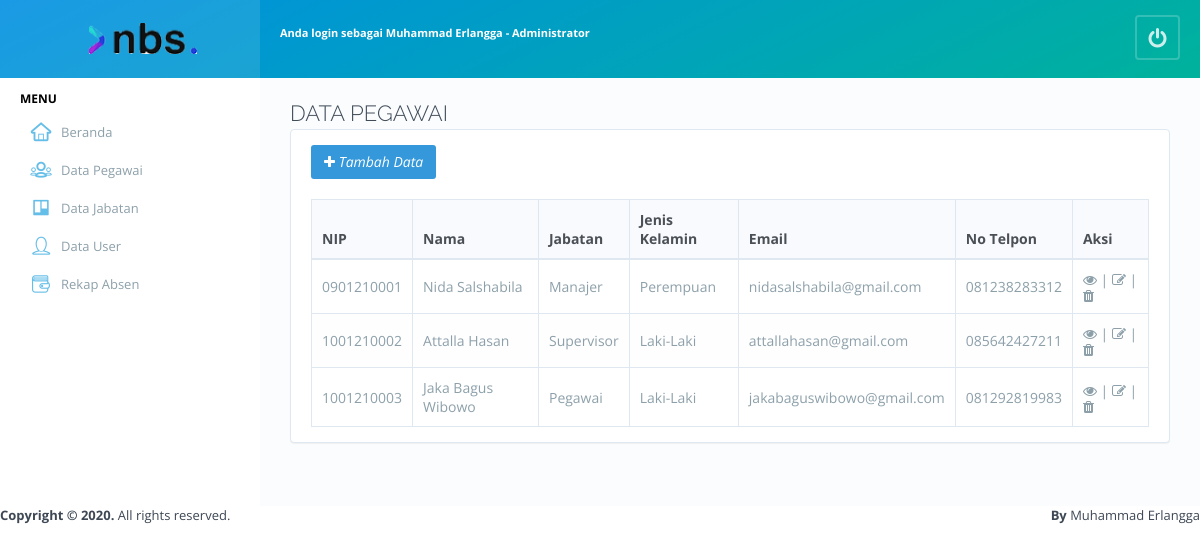
/admin/pegawai.php (signed in), run on the app's committed database.
### tables this page shows
CREATE TABLE IF NOT EXISTS `tbl_pegawai` (
  `nip` varchar(10) NOT NULL,
  `id_jabatan` int(11) NOT NULL,
  `nama_pegawai` varchar(100) NOT NULL,
  `tgl_lahir` date NOT NULL,
  `jenis_kelamin` varchar(1) NOT NULL,
  `agama` varchar(30) NOT NULL,
  `alamat` text NOT NULL,
  `no_telp` varchar(13) NOT NULL,
  `email` varchar(100) NOT NULL,
  `password` varchar(255) NOT NULL,
  `foto` varchar(255) NOT NULL,
  `aktif` varchar(2) NOT NULL,
  `id_admin` int(11) NOT NULL
);

CREATE TABLE IF NOT EXISTS `tbl_jabatan` (
`id_jabatan` int(11) NOT NULL,
  `nama_jabatan` varchar(50) NOT NULL
);

### admin/pegawai.php (the view, shortened to what this page needs)
<?php
$nama=$_SESSION["nama"];
?>
<!DOCTYPE html>
<html lang="en">
<head>
<?php include('include/css.php');?>
</head>
    <body>
    <div id="page-wrapper">
        <div id="page-header" class="bg-gradient-9">
    <div id="header-logo" class="logo-bg">
        <a href="././dashboard" class="logo-content-big" title="Attendance App">
        </a>
    </div>
    <div id="header-nav-left">
    <div class="user-account-btn dropdown">
   <span class="bs-badge"><strong>Anda login sebagai <?php echo $nama; ?> - Administrator</strong></span>
    </div>
    </div>
    <div id="header-nav-right">
        <div class="dropdown">
            <a href="././logout" data-placement="bottom" class="popover-button-header tooltip-button" title="Logout">
                <i class="glyph-icon icon-power-off"></i>
            </a>
        </div>
    </div>
</div>
        <div id="page-sidebar">
    <div class="scroll-sidebar">
<?php
include('include/menu.php');
?>
    </div>
</div>
<div id="page-content-wrapper">
            <div id="page-content">
                    <div class="container">
<div id="page-title">
    <h2>Data Pegawai</h2>
<div class="panel">
<div class="panel-body">
    <div class="example-box-wrapper">
    <button class="btn btn-info btn-md" data-toggle="modal" data-target="#ModalAdd">
                        <i class="glyph-icon icon-plus"> Tambah Data</i>
                    </button>
<table id="data" class="table table-striped table-bordered responsive no-wrap" cellspacing="0" width="100%">
<thead>
<tr>
<th>NIP</th>
    <th>Nama</th>
    <th>Jabatan</th>
    <th>Jenis Kelamin</th>
    <th>Email</th>
    <th>No Telpon</th>
    <th>Aksi</th>
</tr>
</thead>
<tbody>
    <?php
    include('include/koneksi.php');
        $pegawai = mysqli_query ($konek, "SELECT a.nip, a.nama_pegawai, a.id_jabatan, a.jenis_kelamin, a.email, a.no_telp, b.nama_jabatan FROM tbl_pegawai a JOIN tbl_jabatan b ON a.id_jabatan=b.id_jabatan WHERE a.nip");
                while ($hasil = mysqli_fetch_array ($pegawai)){
                            ?>
                                <tr>
                                    <td><?=$hasil['nip'];?></td>
                                    <td><?=$hasil['nama_pegawai'];?></td>
                                    <td><?=$hasil['nama_jabatan'];?></td>
                                    <td><?=$hasil['jenis_kelamin'] == 'L' ? 'Laki-Laki' : 'Perempuan';?></td>
                                    <td><?=$hasil['email'];?></td>
                                    <td><?=$hasil['no_telp'];?></td>
                                    <td><a href="Detail-Pegawai?nip=<?=$hasil['nip'];?>" title="Detail"><i class="glyph-icon icon-eye" aria-hidden="true"></i></a> |
                                        <a href="#" class="open_modal" title="Ubah" id="<?=$hasil['nip'];?>"><i class="glyph-icon icon-edit" aria-hidden="true"></i></a> |
                                        <a href="Delete-Pegawai?nip=<?=$hasil['nip'];?>" title="Hapus" onclick="return confirm(\'Anda yakin akan menghapus <?=$hasil['nama_pegawai'];?>?\')"><span class="glyph-icon icon-trash" aria-hidden="true"></span></a>
                    </td>
                                </tr>
                                <?php
                        }
                    ?>
</tbody>
</table>
</div>
</div>
</div>
    </div>
    </div>
<?php include('include/footer.php');?>

### demo/monarch/assets/helpers/backgrounds.css (style rules this page uses)
.bg-gradient-1, .bg-gradient-2, .bg-gradient-3, .bg-gradient-4, .bg-gradient-5, .bg-gradient-6, .bg-gradient-7, .bg-gradient-8, .bg-gradient-9 { background-color: transparent !important; }
.bg-gradient-9 { background: -moz-linear-gradient(-65deg, #008fe2 0, #00b29c 100%); background: -webkit-gradient(linear, left top, right bottom, color-stop(0%, #008fe2), color-stop(100%, #00b29c)); background: -webkit-linear-gradient(-65deg, #008fe2 0, #00b29c 100%); background: -o-linear-gradient(-65deg, #008fe2 0, #00b29c 100%); background: -ms-linear-gradient(-65deg, #008fe2 0, #00b29c 100%); background: linear-gradient(154deg, #008fe2 0, #00b29c 100%); filter: progid: DXImageTransform.Microsoft.gradient(startColorstr='#008fe2', endColorstr='#00b29c', GradientType=1); }

### demo/monarch/assets/helpers/boilerplate.css (style rules this page uses)
html { font-family: sans-serif; -webkit-text-size-adjust: 100%; -ms-text-size-adjust: 100%; }
body { margin: 0; }
b, strong { font-weight: bold; }
button { margin: 0; }
button, input, select, textarea { font-family: inherit; font-size: 100%; }
button, input { line-height: normal; }
button, select { text-transform: none; }
button, html input[type='button'], input[type='reset'], input[type='submit'] { cursor: pointer; -webkit-appearance: button; }
table { border-spacing: 0; border-collapse: collapse; }
a { text-decoration: none; }
a, a:visited, a:focus, a:active, *:visited, *:focus, *:active { outline: none; }
html { font-size: 62.5%; -webkit-tap-highlight-color: rgba(0, 0, 0, 0); }
*, *:before, *:after { -webkit-box-sizing: border-box; -moz-box-sizing: border-box; box-sizing: border-box; }

### demo/monarch/assets/helpers/grid.css (style rules this page uses)
.container { margin-right: auto; margin-left: auto; }
@media (min-width: 768px) { .boxed-layout #page-wrapper, .boxed-layout #page-header, .container { max-width: 750px; } }
@media (min-width: 992px) { .boxed-layout #page-wrapper, .boxed-layout #page-header, .container { max-width: 970px; } }
@media (min-width: 1200px) { .boxed-layout #page-wrapper, .boxed-layout #page-header, .container { max-width: 1170px; } }

### demo/monarch/assets/helpers/typography.css (style rules this page uses)
h1, h2, h3, h4, h5, h6, .h1, .h2, .h3, .h4, .h5, .h6 { font-weight: 500; margin: 0; }
h2, .h2 { font-size: 26px; }

### demo/monarch/assets/helpers/colors.css (style rules this page uses)
.progress-bar-info, .bootstrap-switch-info, .checkbox-info div[id^='uniform-'] span.checked, .radio-info div[id^='uniform-'] span.checked, .badge-info, .label-info, .btn-info, .hover-blue:hover, .hover-info:hover, .bg-blue { color: #fff; border-color: #308dcc; background: #3498db; }
.table, .label-white, .bg-white { background: #fff; }

### demo/monarch/assets/elements/badges.css (style rules this page uses)
.badge, .bs-badge { font-size: 11px; font-weight: bold; line-height: 19px; display: inline-block; min-width: 20px; height: 20px; padding: 0 4px 0 5px; text-align: center; vertical-align: baseline; white-space: nowrap; color: #fff; border-radius: 10px; }

### demo/monarch/assets/elements/buttons.css (style rules this page uses)
.fc-button, .btn { font-size: 14px; font-weight: normal; position: relative; display: inline-block; padding: 0 12px; cursor: pointer; -webkit-user-select: none; -moz-user-select: none; -ms-user-select: none; user-select: none; text-align: center; white-space: nowrap; border-width: 1px; border-style: solid; border-color: transparent; background-image: none; -o-user-select: none; }
.fc-button, .btn, .size-md { line-height: 32px; height: 34px; min-width: 34px; }

### demo/monarch/assets/elements/content-box.css (style rules this page uses)
.panel { margin-bottom: 20px; border-width: 1px; border-style: solid; border-radius: 4px; background-color: #fff; box-shadow: 0 1px 1px rgba(0, 0, 0, .05); }
.panel-body { padding: 15px 20px; position: relative; }

### demo/monarch/assets/widgets/dropdown/dropdown.css (style rules this page uses)
.dropup, .dropdown { position: relative; display: inline-block; }

### demo/monarch/assets/widgets/slidebars/slidebars.css (style rules this page uses)
html, body, #sb-site, .sb-site-container, .sb-slidebar { -webkit-box-sizing: border-box; -moz-box-sizing: border-box; box-sizing: border-box; margin: 0; padding: 0; }

### data on the page
tbl_pegawai: nip "0901210001", nama_pegawai "Nida Salshabila", id_jabatan.nama_jabatan "Manajer", jenis_kelamin "Perempuan", email "nidasalshabila@gmail.com", no_telp "081238283312"
tbl_pegawai: nip "1001210002", nama_pegawai "Attalla Hasan", id_jabatan.nama_jabatan "Supervisor", jenis_kelamin "Laki-Laki", email "attallahasan@gmail.com", no_telp "085642427211"
tbl_pegawai: nip "1001210003", nama_pegawai "Jaka Bagus Wibowo", id_jabatan.nama_jabatan "Pegawai", jenis_kelamin "Laki-Laki", email "jakabaguswibowo@gmail.com", no_telp "081292819983"

### other printed values
$nama "Muhammad Erlangga"
